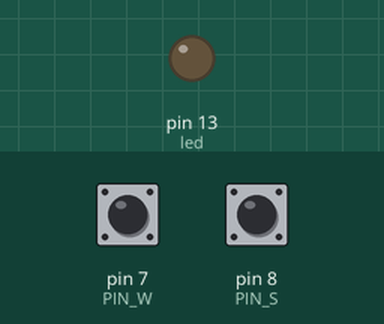
Recording of a sketch running on a simulated Arduino Uno, built with avr-gcc and run on an emulated ATmega328P. Shown: output pins drawn as LEDs (lit = HIGH). Dashed ring = blinking. The inputs (shaded band) are chosen by the test bench; at power-on: pin 7 (PIN_W) HIGH, pin 8 (PIN_S) HIGH. What the sketch prints to the serial monitor is not drawn.

Above: at 1.3 s.
1.4 s: pin 7 (PIN_W) pulled LOW for 0.15 s
At 1.53 s:
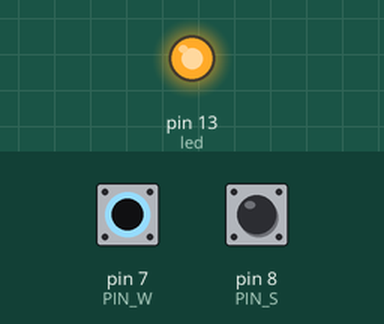
3.1 s: pin 8 (PIN_S) pulled LOW for 0.15 s
At 3.6 s:
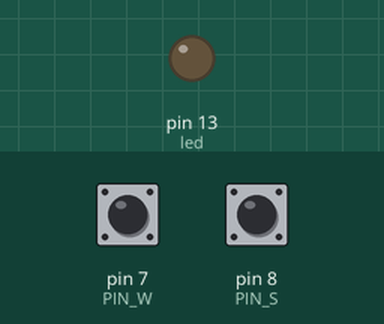
4.7 s: pin 7 (PIN_W) pulled LOW for 1 s
At 5.5 s:
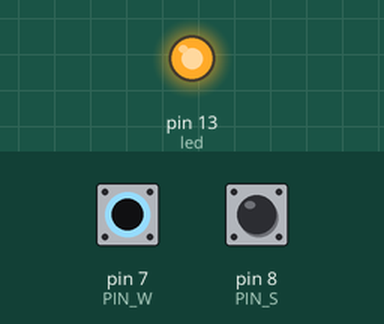
7.2 s: pin 8 (PIN_S) pulled LOW for 1 s
At 9.1 s:
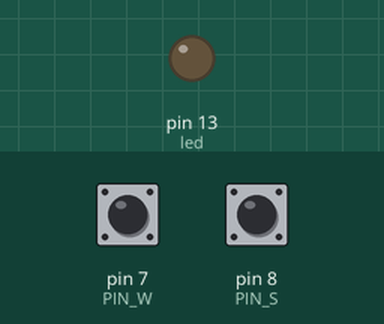
9.7 s: pin 7 (PIN_W) pulsed LOW 2 times (0.12 s each, 0.3 s apart)
At 10.1 s:
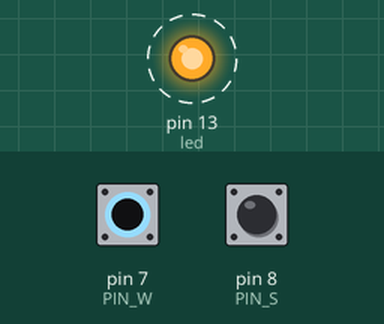
11.8 s: pin 8 (PIN_S) pulsed LOW 5 times (0.12 s each, 0.3 s apart)
At 13.5 s:
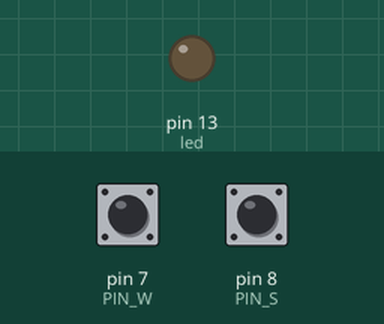
Timing chart, 0 to 15.0 s (numbered marks = the images above; inputs shaded):
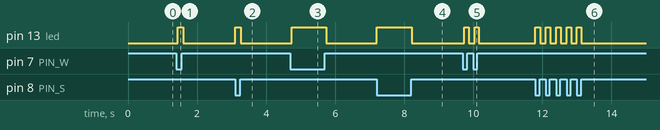

Measured:
- after the input at 1.4 s, pin 13 (led): LOW → HIGH at once, → LOW 0.16 s later
- after the input at 3.1 s, pin 13 (led): LOW → HIGH at once, → LOW 0.17 s later
- after the input at 4.7 s, pin 13 (led): LOW → HIGH at once, → LOW 1.0 s later
- after the input at 7.2 s, pin 13 (led): LOW → HIGH at once, → LOW 1.0 s later
- after the input at 9.7 s, pin 13 (led): alternates HIGH for 0.12 s and LOW for 0.18 s, 4 changes in all, then stays LOW, starting at once
- after the input at 11.8 s, pin 13 (led): alternates HIGH for 0.13 s and LOW for 0.17 s, 10 changes in all, then stays LOW, starting at once

The sketch:

two_control.ino
```cpp
uint8_t buf[8] = {
  0 };   /* Keyboard report buffer */

#define PIN_W 7
#define PIN_S 8


int state1 = 1,state2=1;
int led=13;

void setup()
{
  Serial.begin(9600);
  pinMode(PIN_W, INPUT);
  pinMode(PIN_S, INPUT);
  digitalWrite(PIN_W, 1);
  digitalWrite(PIN_S, 1);
  pinMode(led,OUTPUT);
  delay(100);
}

void loop()
{
  state1 = digitalRead(PIN_W);
  if (state1 == 0) {
    digitalWrite(led,HIGH);
    buf[2] = 26;   // W key
    Serial.write(buf, 8); // Send keypre
    releaseKey();
  }

  state2 = digitalRead(PIN_S);
  if (state2 == 0) {
    digitalWrite(led,HIGH);
    buf[2] = 22;   // S KEY
    Serial.write(buf, 8); // Send keypress
    releaseKey();
  }
 else
   {digitalWrite(led,LOW);
   }


}

void releaseKey()
{
  buf[0] = 0;
  buf[2] = 0;
  Serial.write(buf, 8); // Release key
}
```
